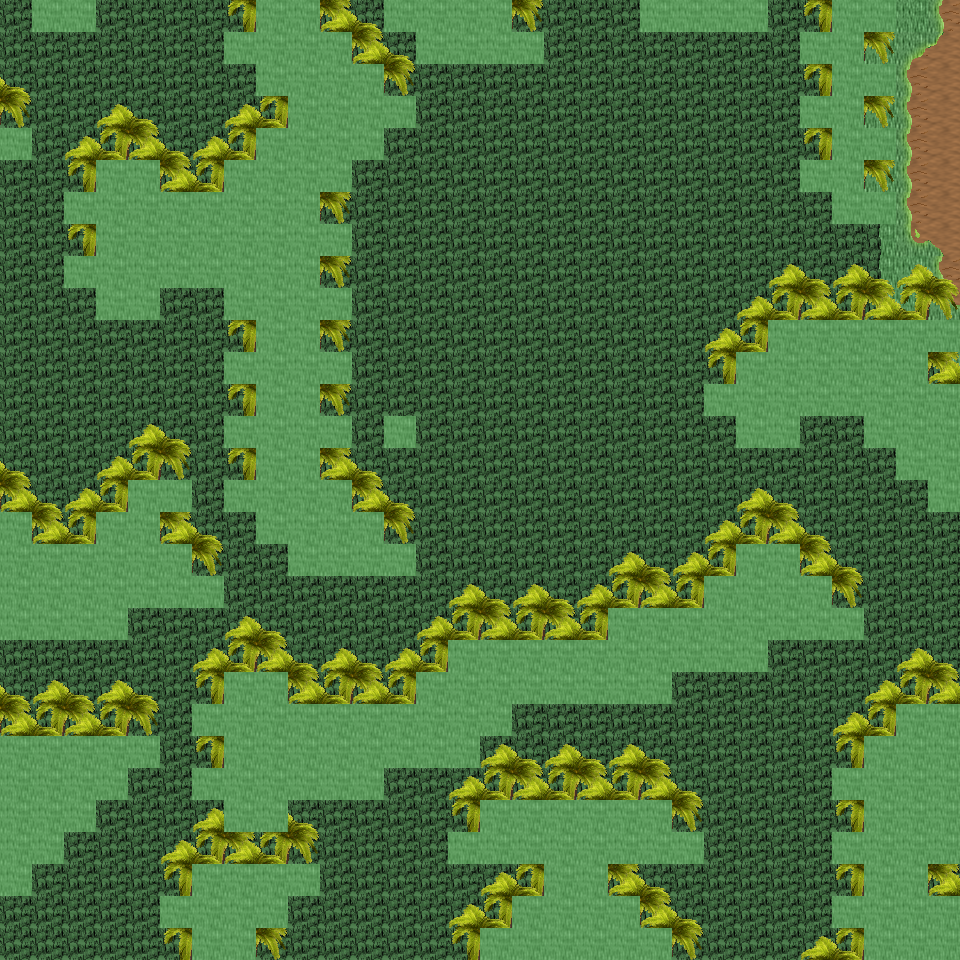

This game map was drawn from its Tiled (.tmx) file and the tilesets committed beside it. A one-line description and the trimmed map source follow:
An orthogonal 30x30 tile map with 32x32 px tiles, 6 tile layers (Ground, Object, Object2, Above, ...), 24 tilesets and 17 objects (17x mapExit).

<map version="1.0" orientation="orthogonal" renderorder="right-down" width="30" height="30" tilewidth="32" tileheight="32" nextobjectid="18">
  <tileset firstgid="1" name="tileset_ground_ground" tilewidth="32" tileheight="32" tilecount="33" columns="3">
    <image source="../drawable/tileset_ground_ground.png" width="96" height="352" />
  </tileset>
  <tileset firstgid="34" name="tileset_ground_water_pool" tilewidth="32" tileheight="32" tilecount="72" columns="3">
    <image source="../drawable/tileset_ground_water_pool.png" width="96" height="768" />
  </tileset>
  <tileset firstgid="106" name="tileset_ground_water_pool_corners" tilewidth="32" tileheight="32" tilecount="72" columns="3">
    <image source="../drawable/tileset_ground_water_pool_corners.png" width="96" height="768" />
  </tileset>
  <tileset firstgid="178" name="tileset_ground_grass_edges" tilewidth="32" tileheight="32" tilecount="36" columns="12">
    <image source="../drawable/tileset_ground_grass_edges.png" width="384" height="96" />
  </tileset>
  <tileset firstgid="214" name="tileset_ground_grass_corners" tilewidth="32" tileheight="32" tilecount="24" columns="6">
    <image source="../drawable/tileset_ground_grass_corners.png" width="192" height="128" />
  </tileset>
  <tileset firstgid="238" name="tileset_plant_tree_palm_tree" tilewidth="32" tileheight="32" tilecount="6" columns="2">
    <image source="../drawable/tileset_plant_tree_palm_tree.png" width="64" height="96" />
  </tileset>
  <tileset firstgid="244" name="tileset_logic_creature_animal" tilewidth="32" tileheight="32" tilecount="32" columns="8">
    <image source="../drawable/tileset_logic_creature_animal.png" width="256" height="128" />
  </tileset>
  <tileset firstgid="276" name="tileset_logic_collision" tilewidth="32" tileheight="32" tilecount="1" columns="1">
    <image source="../drawable/tileset_logic_collision.png" width="32" height="32" />
  </tileset>
  <tileset firstgid="277" name="tileset_item_corpse_huge_animal" tilewidth="32" tileheight="32" tilecount="16" columns="2">
    <image source="../drawable/tileset_item_corpse_huge_animal.png" width="64" height="256" />
  </tileset>
  <tileset firstgid="293" name="tileset_object_tent" tilewidth="32" tileheight="32" tilecount="9" columns="3">
    <image source="../drawable/tileset_object_tent.png" width="96" height="96" />
  </tileset>
  <tileset firstgid="302" name="tileset_logic_creature_amazon" tilewidth="32" tileheight="32" tilecount="16" columns="8">
    <image source="../drawable/tileset_logic_creature_amazon.png" width="256" height="64" />
  </tileset>
  <tileset firstgid="318" name="tileset_furniture_light_iron_lamp" tilewidth="32" tileheight="32" tilecount="3" columns="1">
    <image source="../drawable/tileset_furniture_light_iron_lamp.png" width="32" height="96" />
  </tileset>
  <tileset firstgid="321" name="tileset_furniture_light_flames" tilewidth="32" tileheight="32" tilecount="6" columns="6">
    <image source="../drawable/tileset_furniture_light_flames.png" width="192" height="32" />
  </tileset>
  <tileset firstgid="327" name="tileset_ground_rock_large_boulder" tilewidth="32" tileheight="32" tilecount="9" columns="3">
    <image source="../drawable/tileset_ground_rock_large_boulder.png" width="96" height="96" />
  </tileset>
  <tileset firstgid="336" name="tileset_ground_rock_rocks_2" tilewidth="32" tileheight="32" tilecount="4" columns="2">
    <image source="../drawable/tileset_ground_rock_rocks_2.png" width="64" height="64" />
  </tileset>
  <tileset firstgid="340" name="tileset_logic_creature_elemental" tilewidth="32" tileheight="32" tilecount="16" columns="8">
    <image source="../drawable/tileset_logic_creature_elemental.png" width="256" height="64" />
  </tileset>
  <tileset firstgid="356" name="tileset_logic_item_fruits" tilewidth="32" tileheight="32" tilecount="16" columns="8">
    <image source="../drawable/tileset_logic_item_fruits.png" width="256" height="64" />
  </tileset>
  <tileset firstgid="372" name="tileset_plant_pineapple_plant" tilewidth="32" tileheight="32" tilecount="6" columns="2">
    <image source="../drawable/tileset_plant_pineapple_plant.png" width="64" height="96" />
  </tileset>
  <tileset firstgid="378" name="tileset_item_statue_flowered_arch" tilewidth="32" tileheight="32" tilecount="24" columns="6">
    <image source="../drawable/tileset_item_statue_flowered_arch.png" width="192" height="128" />
  </tileset>
  <tileset firstgid="402" name="tileset_ground_grass_2" tilewidth="32" tileheight="32" tilecount="21" columns="3">
    <image source="../drawable/tileset_ground_grass_2.png" width="96" height="224" />
  </tileset>
  <tileset firstgid="423" name="tileset_light_dim_yellow_light_7x5" tilewidth="32" tileheight="32" tilecount="35" columns="7">
    <image source="../drawable/tileset_light_dim_yellow_light_7x5.png" width="224" height="160" />
  </tileset>
  <tileset firstgid="458" name="tileset_light_yellow_light_5x5" tilewidth="32" tileheight="32" tilecount="25" columns="5">
    <image source="../drawable/tileset_light_yellow_light_5x5.png" width="160" height="160" />
  </tileset>
  <tileset firstgid="483" name="tileset_logic_creature_spider" tilewidth="32" tileheight="32" tilecount="3" columns="3">
    <image source="../drawable/tileset_logic_creature_spider.png" width="96" height="32" />
  </tileset>
  <tileset firstgid="486" name="tileset_logic_creature_reptile" tilewidth="32" tileheight="32" tilecount="7" columns="7">
    <image source="../drawable/tileset_logic_creature_reptile.png" width="224" height="32" />
  </tileset>
  <layer name="Ground" width="30" height="30">
    <data>[900 cells, 900 non-empty, 3 distinct tile ids]</data>
  </layer>
  <layer name="Object" width="30" height="30">
    <data>[900 cells, 312 non-empty, 11 distinct tile ids]</data>
  </layer>
  <layer name="Object2" width="30" height="30">
    <data>[900 cells, 194 non-empty, 2 distinct tile ids]</data>
  </layer>
  <layer name="Above" width="30" height="30">
    <data>[900 cells, 331 non-empty, 4 distinct tile ids]</data>
  </layer>
  <layer name="Above2" width="30" height="30">
    <data>[900 cells, 66 non-empty, 3 distinct tile ids]</data>
  </layer>
  <layer name="Walkable" width="30" height="30">
    <data>[900 cells, 296 non-empty, 1 distinct tile ids]</data>
  </layer>
  <objectgroup name="MapEvents">
    <object id="1" name="north" type="mapExit" x="0" y="0" width="32" height="32">
      <properties>
        <property name="map" value="level_0_x275_y25" />
        <property name="x" value="0" />
        <property name="y" value="28" />
      </properties>
    </object>
    <object id="2" name="north2" type="mapExit" x="96" y="0" width="160" height="32">
      <properties>
        <property name="map" value="level_0_x275_y25" />
        <property name="x" value="3" />
        <property name="y" value="28" />
      </properties>
    </object>
    <object id="3" name="north3" type="mapExit" x="320" y="0" width="64" height="32">
      <properties>
        <property name="map" value="level_0_x275_y25" />
        <property name="x" value="10" />
        <property name="y" value="28" />
      </properties>
    </object>
    <object id="4" name="north4" type="mapExit" x="512" y="0" width="128" height="32">
      <properties>
        <property name="map" value="level_0_x275_y25" />
        <property name="x" value="16" />
        <property name="y" value="28" />
      </properties>
    </object>
    <object id="5" name="north5" type="mapExit" x="768" y="0" width="64" height="32">
      <properties>
        <property name="map" value="level_0_x275_y25" />
        <property name="x" value="24" />
        <property name="y" value="28" />
      </properties>
    </object>
    </objectgroup>
</map>
<!-- 12 of 17 objects omitted -->
